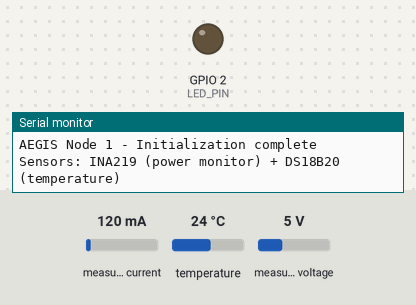
Bench run of a sketch on a simulated ESP32. Shown: output pins drawn as LEDs (lit = HIGH), the last lines printed to the serial monitor. Inputs (shaded band) come from the test bench; at power-on: measured current 120 mA, temperature 24 °C, measured voltage 5 V.

Above: at 1.4 s.
At 9.44 s:
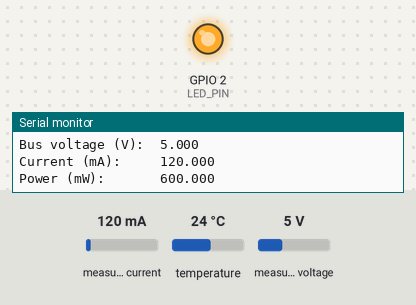
Timing chart, 0 to 9.7 s (numbered marks = the images above):
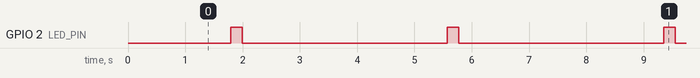

Measured:
- by itself, GPIO 2 (LED_PIN): alternates HIGH for 0.20 s and LOW for 3.6 s

The sketch:

AEGIS_Node1.ino
```cpp
#include <Wire.h>
#include <Adafruit_INA219.h>
#include <OneWire.h>
#include <DallasTemperature.h>

// --------------------- Pin Definitions ---------------------
#define ONE_WIRE_BUS 4       // GPIO pin connected to DS18B20 data line
#define LED_PIN 2            // Built-in LED on most ESP32 DevKit boards

// --------------------- Sensor Objects ----------------------
Adafruit_INA219 ina219;      // Object to interface with INA219 current/voltage sensor
OneWire oneWire(ONE_WIRE_BUS);
DallasTemperature ds18b20(&oneWire); // Object for DS18B20 temperature sensor

void setup() {
  // Initialize serial communication for debugging and logging
  Serial.begin(115200);
  delay(1000); // Allow time for ESP32 to stabilize

  // --------------------- LED Setup --------------------------
  pinMode(LED_PIN, OUTPUT); // Configure built-in LED as output

  // --------------------- I2C Setup --------------------------
  Wire.begin(21, 22);       // SDA = GPIO21, SCL = GPIO22

  // --------------------- INA219 Setup -----------------------
  if (!ina219.begin()) {
    Serial.println("INA219 not found. Check SDA, SCL, VCC and GND.");
    while (1) { delay(10); } // Stop here if INA219 not detected
  }

  // --------------------- DS18B20 Setup ---------------------
  ds18b20.begin();          // Initialize DS18B20 sensor

  // Verify at least one DS18B20 is detected
  if (ds18b20.getDeviceCount() == 0) {
    Serial.println("DS18B20 not found. Check GPIO4, GND, VDD, and 4.7k pull-up resistor.");
  }

  // --------------------- Startup Message -------------------
  Serial.println("AEGIS Node 1 - Initialization complete");
  Serial.println("Sensors: INA219 (power monitor) + DS18B20 (temperature)");
}

void loop() {
  // --------------------- Temperature Measurement -----------------
  ds18b20.requestTemperatures();                // Trigger temperature conversion
  float tempC = ds18b20.getTempCByIndex(0);   // Read temperature of first sensor

  // --------------------- Power Measurement ----------------------
  float busVoltage = ina219.getBusVoltage_V(); // Voltage on the bus
  float current_mA = ina219.getCurrent_mA();  // Current in milliamps
  float power_mW   = ina219.getPower_mW();    // Power in milliwatts

  // --------------------- Print Results -------------------------
  Serial.println("----------------------------------------");

  // Temperature check: -127°C means sensor not detected
  if (tempC == -127.0) {
    Serial.println("Temperature (C): ERROR - sensor not detected");
  } else {
    Serial.print("Temperature (C): ");
    Serial.println(tempC, 2); // Print with 2 decimal places
  }

  Serial.print("Bus voltage (V):  "); Serial.println(busVoltage, 3);
  Serial.print("Current (mA):     "); Serial.println(current_mA, 3);
  Serial.print("Power (mW):       "); Serial.println(power_mW, 3);

  // --------------------- LED Indicator ------------------------
  // Blink built-in LED to indicate one loop iteration completed
  digitalWrite(LED_PIN, HIGH); // Turn LED on
  delay(200);                  // Keep LED on for 200 ms
  digitalWrite(LED_PIN, LOW);  // Turn LED off

  delay(2800); // Remaining delay to make total loop ~3 seconds
}
```
